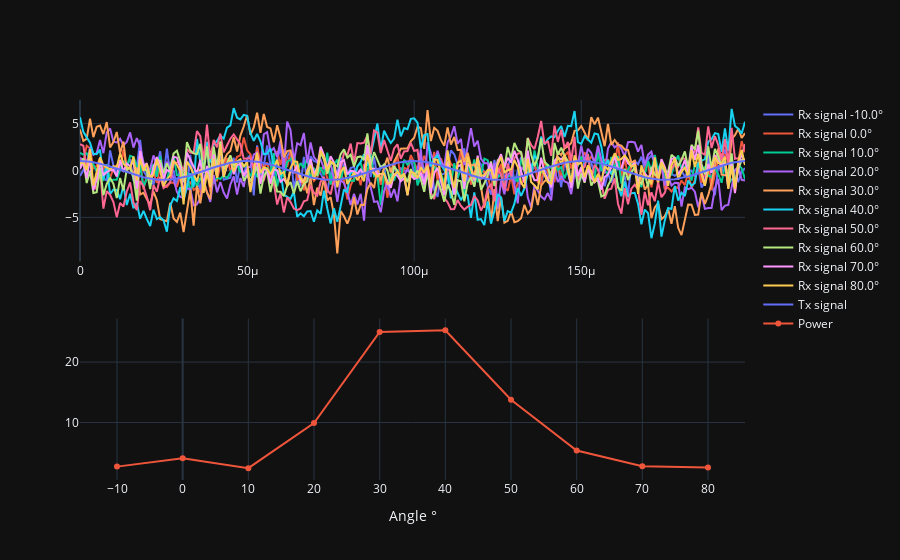

This figure's notebook cell:
### Markdown cell above
## Let simulate creation of 10 beams 

10 beams from signal arrival - 45° to signal arrival + 45°

### Code cell
theta_scan = np.linspace(theta_degrees-45, theta_degrees+45, 10)

results = list()
powers = list()

if not use_matplotlib:
   fig = go.Figure()
   fig = go.Figure().set_subplots(2, 1, horizontal_spacing=0.1)

for theta_i in theta_scan:
   w = beamforming.create_steering_vectors(antena_rx_nbr, antena_spacing, np.radians(theta_i))
   X_weighted = beamforming.beamforming(rx_signals, w)
   powers.append(np.var(X_weighted))
   if use_matplotlib:
      plt.plot(np.asarray(X_weighted).squeeze().real[0:200], label="Beam " + str(theta_i) + "°")
   else:
      fig.add_trace(go.Scatter(x=t[0:200], y=np.asarray(X_weighted).squeeze().real[0:200], mode='lines', name="Rx signal " + str(theta_i) + "°"), row=1, col=1)

if use_matplotlib:
   plt.legend()
   plt.show()
else:
   fig.add_trace(go.Scatter(x=t[0:200], y=np.asarray(tx_signal).squeeze().real[0:200], mode='lines', name="Tx signal"), row=1, col=1)
   fig.add_trace(go.Scatter(x=theta_scan, y=powers, name="Power"), row=2, col=1)
   fig.update_layout(template="plotly_dark")
   fig.update_xaxes(title_text = "Angle °", tickmode="array", tickvals=theta_scan, row=2, col=1)
   fig.show()

### Figure 1 — Plotly figure (JSON) as saved in the notebook; plotly's stock layout.template omitted (floating-point values rounded to 4 significant figures; data arrays with more than 128 entries replaced by an {"elided": "..."} marker saying what was removed)
{"data": [{"mode": "lines", "name": "Rx signal -10.0°", "type": "scatter", "x": {"elided": "200 float values"}, "xaxis": "x", "y": {"elided": "200 float values"}, "yaxis": "y"}, {"mode": "lines", "name": "Rx signal 0.0°", "type": "scatter", "x": {"elided": "200 float values"}, "xaxis": "x", "y": {"elided": "200 float values"}, "yaxis": "y"}, {"mode": "lines", "name": "Rx signal 10.0°", "type": "scatter", "x": {"elided": "200 float values"}, "xaxis": "x", "y": {"elided": "200 float values"}, "yaxis": "y"}, {"mode": "lines", "name": "Rx signal 20.0°", "type": "scatter", "x": {"elided": "200 float values"}, "xaxis": "x", "y": {"elided": "200 float values"}, "yaxis": "y"}, {"mode": "lines", "name": "Rx signal 30.0°", "type": "scatter", "x": {"elided": "200 float values"}, "xaxis": "x", "y": {"elided": "200 float values"}, "yaxis": "y"}, {"mode": "lines", "name": "Rx signal 40.0°", "type": "scatter", "x": {"elided": "200 float values"}, "xaxis": "x", "y": {"elided": "200 float values"}, "yaxis": "y"}, {"mode": "lines", "name": "Rx signal 50.0°", "type": "scatter", "x": {"elided": "200 float values"}, "xaxis": "x", "y": {"elided": "200 float values"}, "yaxis": "y"}, {"mode": "lines", "name": "Rx signal 60.0°", "type": "scatter", "x": {"elided": "200 float values"}, "xaxis": "x", "y": {"elided": "200 float values"}, "yaxis": "y"}, {"mode": "lines", "name": "Rx signal 70.0°", "type": "scatter", "x": {"elided": "200 float values"}, "xaxis": "x", "y": {"elided": "200 float values"}, "yaxis": "y"}, {"mode": "lines", "name": "Rx signal 80.0°", "type": "scatter", "x": {"elided": "200 float values"}, "xaxis": "x", "y": {"elided": "200 float values"}, "yaxis": "y"}, {"mode": "lines", "name": "Tx signal", "type": "scatter", "x": {"elided": "200 float values"}, "xaxis": "x", "y": {"elided": "200 float values"}, "yaxis": "y"}, {"name": "Power", "type": "scatter", "x": [-10, 0, 10, 20, 30, 40, 50, 60, 70, 80], "xaxis": "x2", "y": [2.701, 4.08, 2.444, 9.92, 25.0, 25.26, 13.76, 5.371, 2.762, 2.543], "yaxis": "y2"}], "layout": {"xaxis": {"anchor": "y", "domain": [0, 1]}, "xaxis2": {"anchor": "y2", "domain": [0, 1], "tickmode": "array", "tickvals": [-10, 0, 10, 20, 30, 40, 50, 60, 70, 80], "title": {"text": "Angle °"}}, "yaxis": {"anchor": "x", "domain": [0.575, 1]}, "yaxis2": {"anchor": "x2", "domain": [0, 0.425]}}}
